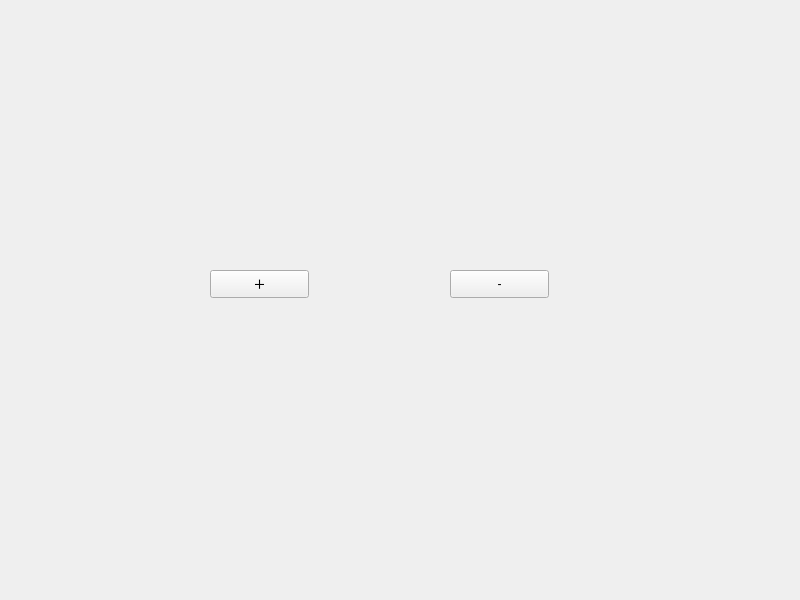
<?xml version="1.0" encoding="UTF-8"?>
<ui version="4.0">
 <class>Widget</class>
 <widget class="QWidget" name="Widget">
  <property name="geometry">
   <rect>
    <x>0</x>
    <y>0</y>
    <width>800</width>
    <height>600</height>
   </rect>
  </property>
  <property name="windowTitle">
   <string>Widget</string>
  </property>
  <widget class="QPushButton" name="add">
   <property name="geometry">
    <rect>
     <x>210</x>
     <y>270</y>
     <width>99</width>
     <height>28</height>
    </rect>
   </property>
   <property name="text">
    <string>＋</string>
   </property>
  </widget>
  <widget class="QPushButton" name="sub">
   <property name="geometry">
    <rect>
     <x>450</x>
     <y>270</y>
     <width>99</width>
     <height>28</height>
    </rect>
   </property>
   <property name="text">
    <string>-</string>
   </property>
  </widget>
 </widget>
 <resources/>
 <connections/>
</ui>
